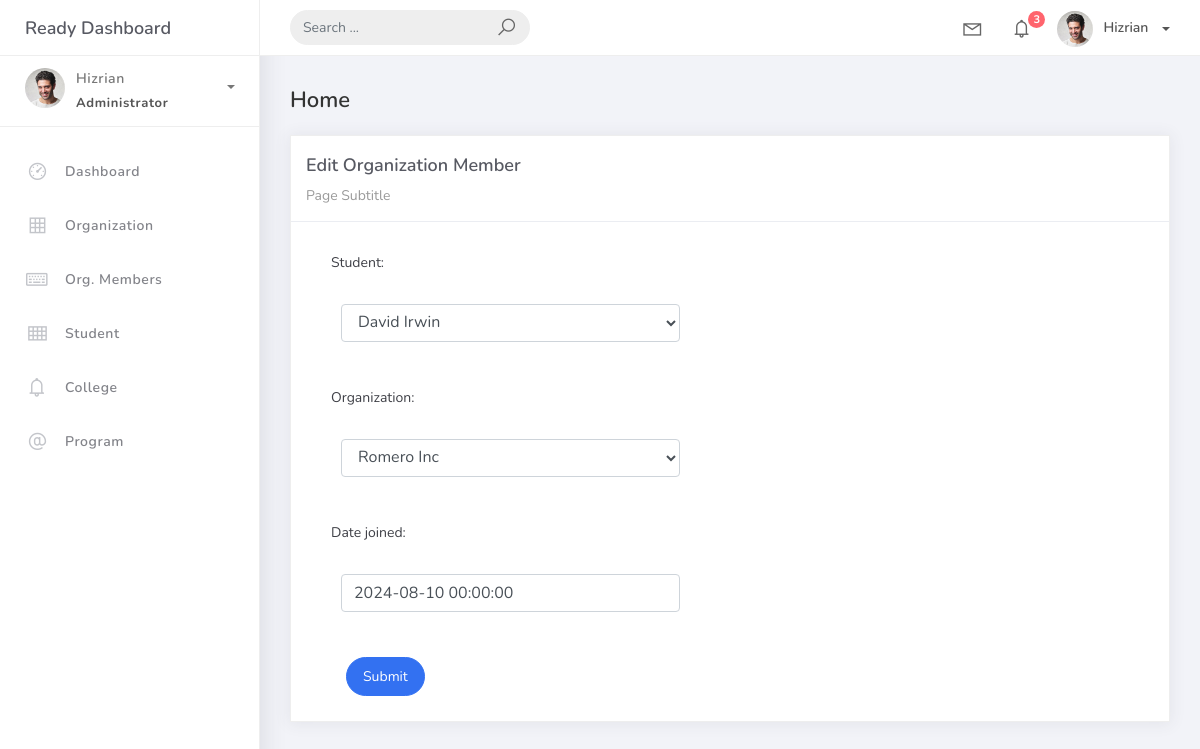
Page /orgmembers/1/ (signed in) on the committed database.
### projectsite/models.py (models this page shows, shortened)
class BaseModel(models.Model):
    created_at = models.DateTimeField(auto_now_add=True, db_index=True)
    updated_at = models.DateTimeField(auto_now=True)
    class Meta:
        abstract = True

class Orgmembers(BaseModel):
    student = models.ForeignKey(Student, on_delete=models.CASCADE)
    organization = models.ForeignKey(Organization, on_delete=models.CASCADE)
    date_joined = models.DateTimeField(default=timezone.now)

### projectsite/views.py (the view)
# urls.py: path('orgmembers/<int:pk>/', views.OrgmemberUpdateView.as_view(), name='orgmember-edit'),
class OrgmemberUpdateView(LoginRequiredMixin, UpdateView):
    model = Orgmembers
    template_name = 'orgmem_edit.html'
    fields = ['student', 'organization', 'date_joined']
    success_url = reverse_lazy('orgmember-list')

### projectsite/models.py (called while the page is built)
    def __str__(self):
        return self.name

    def __str__(self):
        return f"{self.firstname} {self.lastname}"

### templates/orgmem_edit.html (shortened to what this page needs)
{% extends 'base.html' %} {% load static %} {% block content %}
<div class="content">
    <div class="container-fluid">
        <h4 class="page-title">Home</h4>
        <div class="row">
            <div class="col-md-12">
                <div class="card">
                    <div class="card-header">
                        <div class="card-title">Edit Organization Member</div>
                        <div class="card-category">Page Subtitle</div>
                    </div>
                    <div class="col-md-6">
                        <div class="card-body">
                            <form class="" action="" method="post" novalidate>
                                {% include 'includes/form.html' %}
                                <div class="form-group">
                                    <div class="col-md-12 col-sm-3">
                                        <button type="submit" class="btn btn-primary btn-rounded">Submit</button>
                                    </div>
                                </div>
                            </form>
                        </div>
                    </div>
                </div>
            </div>
        </div>
    </div>
</div>
{% endblock %}

### templates/includes/form.html (shortened to what this page needs)
{% load widget_tweaks %}
{% for field in form %}
<div class="field item form-group">
    <label>{{ field.label_tag}}</label>
    <div class="form-group">
        {% render_field field class="form-control" %}
    </div>
</div>
{% endfor %}

### rows in the picture
Orgmembers: student "David Irwin" "Romero Inc" "2024-08-10 00:00:00"

### other values in the picture
{{ field.label_tag }} "Student:" "Organization:" "Date joined:"
